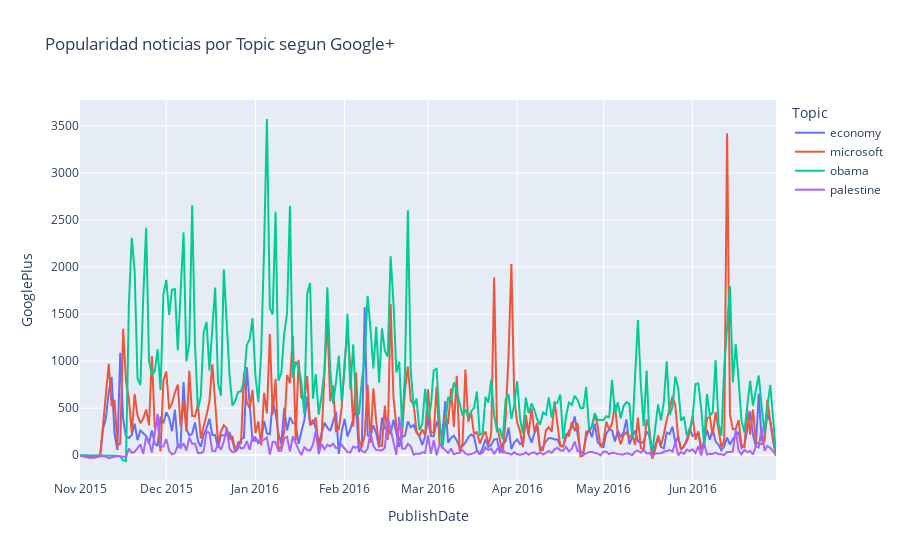

Write notebook code for a chart like this one.
### Markdown cell above
## Google+

### Code cell
x_col, Title = 'Topic', 'Popularidad noticias por Topic segun Google+'
filtro = data['PublishDate'].between(pd.to_datetime('2015-11-01'),pd.to_datetime('2016-06-30'))
dfg1 = data[filtro].groupby([x_col, data['PublishDate'].dt.to_period('D').dt.to_timestamp()],dropna=False)['GooglePlus'].sum().reset_index()
dfg1[x_col] = dfg1[x_col].fillna('').replace('','Nulo')
fig = px.line(dfg1, x="PublishDate", color=x_col, y="GooglePlus", title=Title)
fig.show()

### Figure 1 — Plotly figure (JSON) as saved in the notebook; plotly's stock layout.template omitted (floating-point values rounded to 4 significant figures; data arrays with more than 128 entries replaced by an {"elided": "..."} marker saying what was removed)
{"data": [{"hovertemplate": "Topic=economy<br>PublishDate=%{x}<br>GooglePlus=%{y}<extra></extra>", "legendgroup": "economy", "line": {"color": "#636efa", "dash": "solid"}, "marker": {"symbol": "circle"}, "mode": "lines", "name": "economy", "orientation": "v", "showlegend": true, "type": "scatter", "x": {"elided": "243 str values"}, "xaxis": "x", "y": {"elided": "243 int values"}, "yaxis": "y"}, {"hovertemplate": "Topic=microsoft<br>PublishDate=%{x}<br>GooglePlus=%{y}<extra></extra>", "legendgroup": "microsoft", "line": {"color": "#EF553B", "dash": "solid"}, "marker": {"symbol": "circle"}, "mode": "lines", "name": "microsoft", "orientation": "v", "showlegend": true, "type": "scatter", "x": {"elided": "243 str values"}, "xaxis": "x", "y": {"elided": "243 int values"}, "yaxis": "y"}, {"hovertemplate": "Topic=obama<br>PublishDate=%{x}<br>GooglePlus=%{y}<extra></extra>", "legendgroup": "obama", "line": {"color": "#00cc96", "dash": "solid"}, "marker": {"symbol": "circle"}, "mode": "lines", "name": "obama", "orientation": "v", "showlegend": true, "type": "scatter", "x": {"elided": "239 str values"}, "xaxis": "x", "y": {"elided": "239 int values"}, "yaxis": "y"}, {"hovertemplate": "Topic=palestine<br>PublishDate=%{x}<br>GooglePlus=%{y}<extra></extra>", "legendgroup": "palestine", "line": {"color": "#ab63fa", "dash": "solid"}, "marker": {"symbol": "circle"}, "mode": "lines", "name": "palestine", "orientation": "v", "showlegend": true, "type": "scatter", "x": {"elided": "243 str values"}, "xaxis": "x", "y": {"elided": "243 int values"}, "yaxis": "y"}], "layout": {"legend": {"title": {"text": "Topic"}, "tracegroupgap": 0}, "title": {"text": "Popularidad noticias por Topic segun Google+"}, "xaxis": {"anchor": "y", "domain": [0, 1], "title": {"text": "PublishDate"}}, "yaxis": {"anchor": "x", "domain": [0, 1], "title": {"text": "GooglePlus"}}}}
